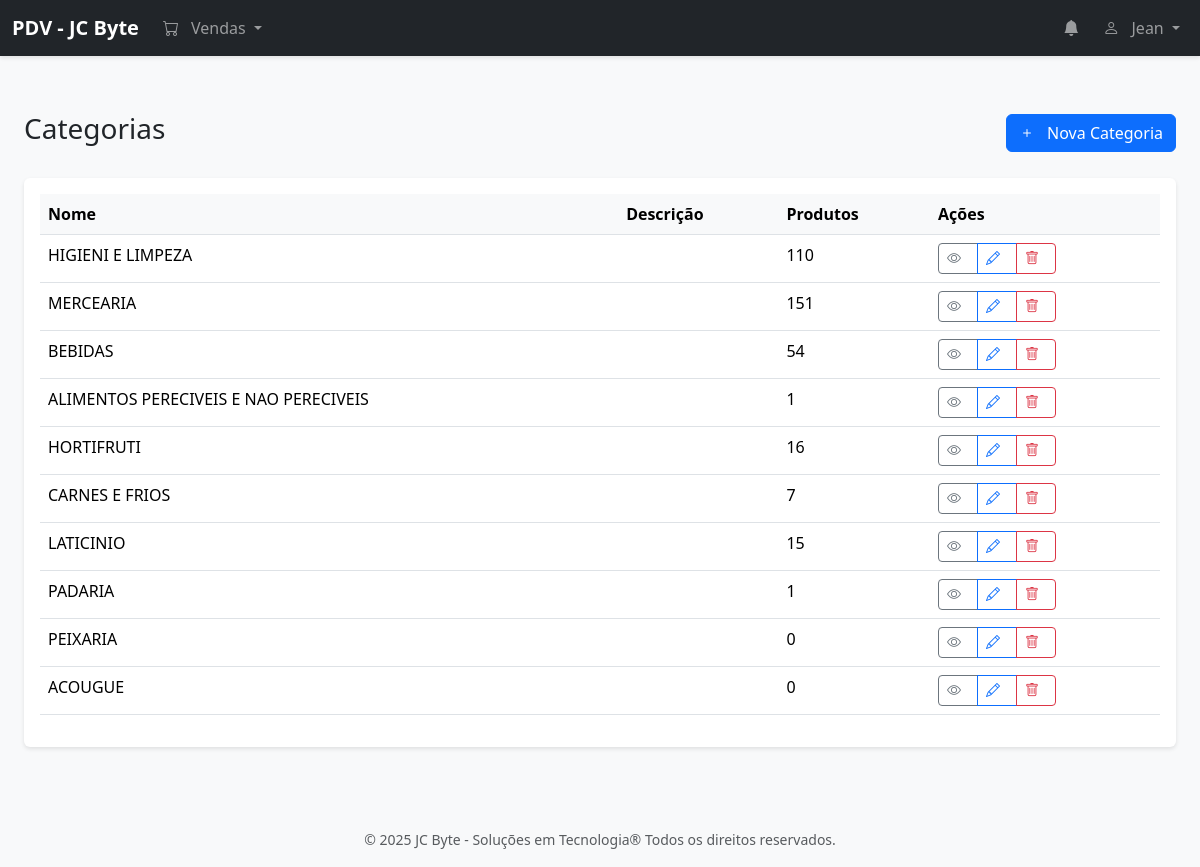
The app's page /categories (signed in) with its own data.
### models.py (models this page shows, shortened)
class User(UserMixin, db.Model):
    __tablename__ = 'users'
    id = db.Column(db.Integer, primary_key=True)
    name = db.Column(db.String(100), nullable=False)
    username = db.Column(db.String(80), unique=True, nullable=False)
    email = db.Column(db.String(120))
    password = db.Column(db.String(200), nullable=False)
    role = db.Column(db.String(20), nullable=False)  # admin, manager, seller
    status = db.Column(db.String(20), nullable=False)  # active, inactive
    created_at = db.Column(db.DateTime, default=datetime.utcnow)
    cash_registers = db.relationship('CashRegister', back_populates='user', lazy=True)

class Category(db.Model):
    __tablename__ = 'categories'
    id = db.Column(db.Integer, primary_key=True)
    name = db.Column(db.String(100), nullable=False)
    description = db.Column(db.String(200))
    parent_id = db.Column(db.Integer, db.ForeignKey('categories.id'))
    created_at = db.Column(db.DateTime, default=datetime.utcnow)
    parent = db.relationship('Category', remote_side=[id], back_populates='children')
    children = db.relationship('Category', back_populates='parent', remote_side=[parent_id])
    products = db.relationship('Product', back_populates='category', lazy=True)

### routes/categories.py (the view)
@categories_bp.route('/categories')
@login_required
def list_categories():
    try:
        categories = Category.query.all()
        return render_template('categories/list.html', categories=categories)
    except Exception as e:
        return jsonify({
            'success': False,
            'error': str(e)
        }), 500

### app.py (called while the page is built)
@login_manager.user_loader
def load_user(user_id):
    return db.session.get(User, int(user_id))

@app.before_request
def before_request():
    if not request.path.startswith('/static/'):  # Ignora arquivos estáticos
        check_notifications()

### notifications_manager.py (called while the page is built, shortened)
def create_notification(type, message, reference_id=None):
    existing = Notification.query.filter_by(
        type=type,
        reference_id=reference_id,
        read=False
    ).first()

### templates/categories/list.html (shortened to what this page needs)
{% extends "base.html" %}
{% block content %}
<div class="container-fluid py-4">
    <div class="d-flex justify-content-between align-items-center mb-4">
        <h1 class="h3">Categorias</h1>
        <button type="button" class="btn btn-primary" onclick="openCreateModal()">
            <i class="bi bi-plus"></i> Nova Categoria
        </button>
    </div>
    <div class="card">
        <div class="card-body">
            <div class="table-responsive">
                <table class="table table-hover">
                    <thead>
                        <tr>
                            <th>Nome</th>
                            <th>Descrição</th>
                            <th>Produtos</th>
                            <th>Ações</th>
                        </tr>
                    </thead>
                    <tbody>
                        {% for category in categories %}
                        <tr>
                            <td>{{ category.name }}</td>
                            <td>{{ category.description }}</td>
                            <td>{{ category.products|length }}</td>
                            <td>
                                <div class="btn-group">
                                    <button type="button" class="btn btn-sm btn-outline-secondary" onclick="viewCategory({{ category.id }})">
                                        <i class="bi bi-eye"></i>
                                    </button>
                                    <button type="button" class="btn btn-sm btn-outline-primary" onclick="editCategory({{ category.id }})">
                                        <i class="bi bi-pencil"></i>
                                    </button>
                                    <button type="button" class="btn btn-sm btn-outline-danger" onclick="deleteCategory({{ category.id }})">
                                        <i class="bi bi-trash"></i>
                                    </button>
                                </div>
                            </td>
                        </tr>
                        {% endfor %}
                    </tbody>
                </table>
            </div>
        </div>
    </div>
</div>
{% endblock %}

### templates/base.html (shortened to what this page needs)
<!DOCTYPE html>
<html lang="pt-BR">
<head>
    <link href="https://cdn.jsdelivr.net/npm/bootstrap@5.3.2/dist/css/bootstrap.min.css" rel="stylesheet">
    <link href="https://cdn.jsdelivr.net/npm/bootstrap-icons@1.11.3/font/bootstrap-icons.min.css" rel="stylesheet">
    <link rel="stylesheet" href="https://cdnjs.cloudflare.com/ajax/libs/toastr.js/latest/toastr.min.css">
    <link href="{{ url_for('static', filename='css/style.css') }}" rel="stylesheet">
    <link rel="stylesheet" href="{{ url_for('static', filename='css/notifications.css') }}">
    <link rel="stylesheet" href="https://cdnjs.cloudflare.com/ajax/libs/font-awesome/6.2.1/css/all.min.css">
</head>
<body>
    <nav class="navbar navbar-expand-lg navbar-dark bg-dark">
        <div class="container-fluid">
            <a class="navbar-brand" href="{{ url_for('index') }}">PDV - JC Byte</a>
            <div class="collapse navbar-collapse" id="navbarNav">
                <ul class="navbar-nav me-auto">
                    <li class="nav-item dropdown">
                        <a class="nav-link dropdown-toggle" href="#" id="salesDropdown" role="button" data-bs-toggle="dropdown">
                            <i class="bi bi-cart"></i>
                            <span>Vendas</span>
                        </a>
                    </li>
                </ul>
                <ul class="navbar-nav">
                    <li class="nav-item dropdown">
                        <a class="nav-link position-relative" href="#" role="button" data-bs-toggle="dropdown" aria-expanded="false">
                            <i class="bi bi-bell-fill"></i>
                        </a>
                    </li>
                    <li class="nav-item dropdown">
                        <a class="nav-link dropdown-toggle" href="#" data-bs-toggle="dropdown">
                            <i class="bi bi-person"></i> {{ current_user.username }}
                        </a>
                    </li>
                </ul>
            </div>
        </div>
    </nav>
    <main class="container-fluid">
        {% block content %}{% endblock %}
    </main>
    <div class="footer mt-4 py-3">
        <div class="container text-center">
            <small class="text-muted">
                &copy; 2025 JC Byte - Soluções em Tecnologia®  Todos os direitos reservados.
            </small>
        </div>
    </div>
</body>
</html>

### static/css/style.css (style rules this page uses)
body { background-color: #f8f9fa; }
.navbar { margin-bottom: 2rem; box-shadow: 0 2px 4px rgba(0,0,0,.1); }
.navbar-brand { font-weight: bold; }
.card { box-shadow: 0 2px 4px rgba(0,0,0,.1); border: none; margin-bottom: 1rem; }
.table th { border-top: none; background-color: #f8f9fa; }
.btn { font-weight: 500; }
.btn-primary { background-color: #0d6efd; border-color: #0d6efd; }
.bi { margin-right: 0.5rem; }

### records on screen
User: username "Jean"
Category: name "HIGIENI E LIMPEZA", products|length "110"
Category: name "MERCEARIA", products|length "151"
Category: name "BEBIDAS", products|length "54"
Category: name "ALIMENTOS PERECIVEIS E NAO PERECIVEIS", products|length "1"
Category: name "HORTIFRUTI", products|length "16"
Category: name "CARNES E FRIOS", products|length "7"
Category: name "LATICINIO", products|length "15"
Category: name "PADARIA", products|length "1"
Category: name "PEIXARIA", products|length "0"
Category: name "ACOUGUE", products|length "0"
